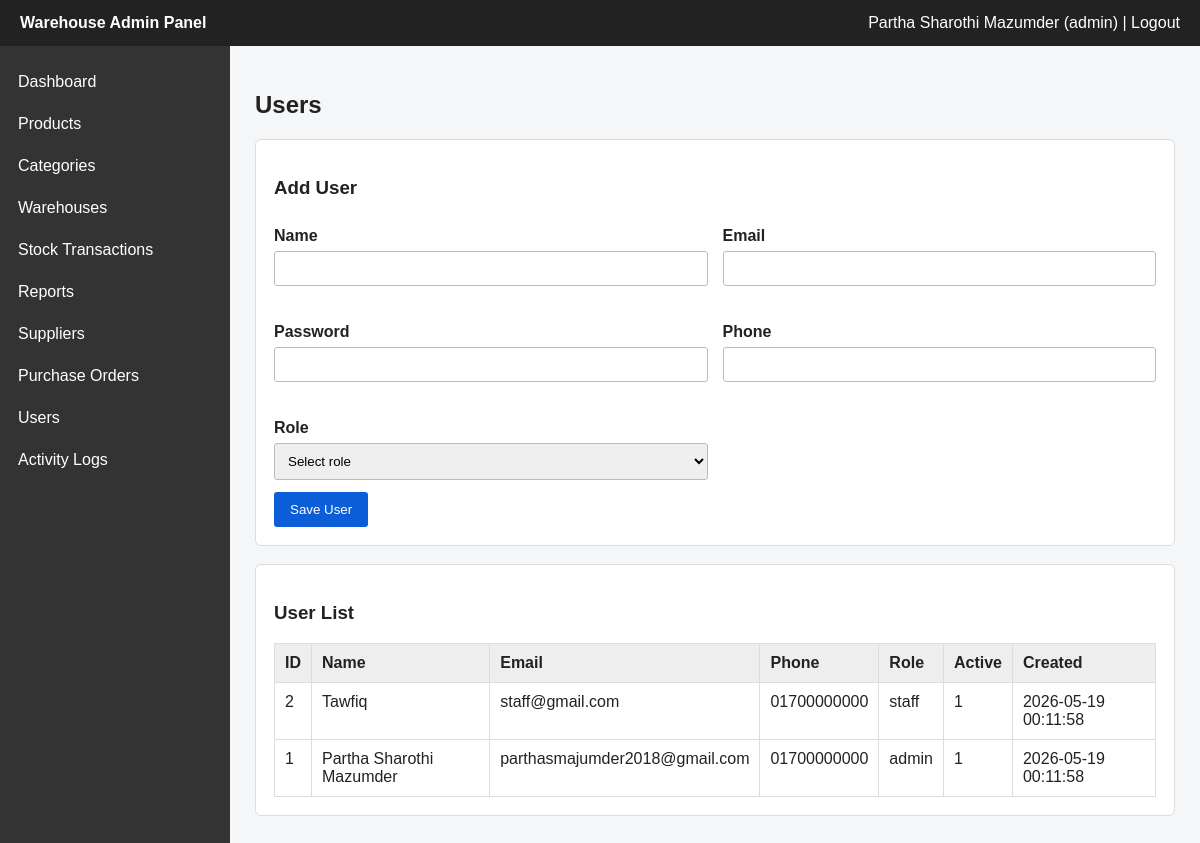
The app's page /index.php?route=users (signed in) with its own data.
### tables this page shows
CREATE TABLE users (
    id INT AUTO_INCREMENT PRIMARY KEY,
    name VARCHAR(100),
    email VARCHAR(100) UNIQUE,
    password_hash VARCHAR(255),
    phone VARCHAR(20),
    role ENUM('staff','purchasing','manager','admin'),
    profile_pic VARCHAR(255),
    is_active TINYINT(1) DEFAULT 1,
    created_at TIMESTAMP DEFAULT CURRENT_TIMESTAMP
);

### app/core/functions.php (called while the page is built, shortened)
<?php
function e($value) {
    return htmlspecialchars((string)$value, ENT_QUOTES, "UTF-8");
}
function current_user() {
    global $pdo;
    $stmt = $pdo->prepare("SELECT * FROM users WHERE id = ? AND is_active = 1");
    $stmt->execute([$_SESSION["user_id"]]);
    $user = $stmt->fetch();
    return $user ?: null;
}
function require_login() {
    if (!current_user()) {
        redirect("index.php?route=login");
    }
}
function has_role($roles) {
    $user = current_user();
    return in_array($user["role"], $roles);
}
function require_role($roles) {
    require_login();
}
function view($view_file, $data = []) {
    extract($data);
    require __DIR__ . "/../views/layouts/header.php";
    require __DIR__ . "/../views/" . $view_file . ".php";
    require __DIR__ . "/../views/layouts/footer.php";
}
?>

### app/controllers/UserController.php (called while the page is built, shortened)
<?php
class UserController {
    public function index() {
        require_role(["admin", "manager"]);
        view("users/index", ["users" => User::all()]);
    }
}
?>

### app/core/Router.php (called while the page is built, shortened)
<?php
class Router {
    public function dispatch() {
        $action = $_GET["action"] ?? "index";
        $controller = new $controllerName();
        $controller->$action();
    }
}
?>

### public/index.php (called while the page is built, shortened)
<?php
$router = new Router();
$router->dispatch();
?>

### app/models/User.php (called while the page is built, shortened)
<?php
class User {
    public static function all() {
        global $pdo;
        $stmt = $pdo->query("SELECT * FROM users ORDER BY id DESC");
        return $stmt->fetchAll();
    }
}
?>

### app/views/users/index.php (the view, shortened to what this page needs)
<h2>Users</h2>
<div class="card">
    <h3>Add User</h3>
    <form method="post" action="index.php?route=users&action=store" class="needs-validation">
        <div class="form-grid">
            <div>
                <label>Name</label>
                <input type="text" name="name" required>
            </div>
            <div>
                <label>Email</label>
                <input type="email" name="email" required>
            </div>
            <div>
                <label>Password</label>
                <input type="password" name="password" required>
            </div>
            <div>
                <label>Phone</label>
                <input type="text" name="phone">
            </div>
            <div>
                <label>Role</label>
                <select name="role" required>
                    <option value="">Select role</option>
                </select>
            </div>
        </div>
        <button type="submit">Save User</button>
    </form>
</div>
<div class="card">
    <h3>User List</h3>
    <table>
        <tr>
            <th>ID</th>
            <th>Name</th>
            <th>Email</th>
            <th>Phone</th>
            <th>Role</th>
            <th>Active</th>
            <th>Created</th>
        </tr>
        <?php foreach ($users as $item): ?>
            <tr>
                <td><?= e($item["id"]) ?></td>
                <td><?= e($item["name"]) ?></td>
                <td><?= e($item["email"]) ?></td>
                <td><?= e($item["phone"]) ?></td>
                <td><?= e($item["role"]) ?></td>
                <td><?= e($item["is_active"]) ?></td>
                <td><?= e($item["created_at"]) ?></td>
            </tr>
        <?php endforeach; ?>
    </table>
</div>

### app/views/layouts/header.php (shortened to what this page needs)
<?php
$user = current_user();
?>
<!DOCTYPE html>
<html>
<head>
    <link rel="stylesheet" href="assets/style.css">
</head>
<body>
<div class="topbar">
    <div><strong>Warehouse Admin Panel</strong></div>
    <div>
        <?= e($user["name"] ?? "Guest") ?>
        <?php if ($user): ?>
            (<?= e($user["role"]) ?>)
            | <a href="index.php?route=logout">Logout</a>
        <?php endif; ?>
    </div>
</div>
<div class="layout">
    <div class="sidebar">
        <a href="index.php?route=dashboard">Dashboard</a>
        <a href="index.php?route=products">Products</a>
        <a href="index.php?route=categories">Categories</a>
        <a href="index.php?route=warehouses">Warehouses</a>
        <a href="index.php?route=stock_transactions">Stock Transactions</a>
        <a href="index.php?route=reports">Reports</a>
        <?php if (has_role(["admin", "manager", "purchasing"])): ?>
            <a href="index.php?route=suppliers">Suppliers</a>
            <a href="index.php?route=purchase_orders">Purchase Orders</a>
        <?php endif; ?>
        <?php if (has_role(["admin", "manager"])): ?>
            <a href="index.php?route=users">Users</a>
            <a href="index.php?route=activity_logs">Activity Logs</a>
        <?php endif; ?>
    </div>
    <main class="content">

### public/assets/style.css (style rules this page uses)
* { box-sizing: border-box; }
body { margin: 0; font-family: Arial, sans-serif; background: #f4f6f8; color: #222; }
a { color: #0b5ed7; text-decoration: none; }
.topbar { background: #222; color: white; padding: 14px 20px; display: flex; justify-content: space-between; }
.topbar a { color: white; }
.layout { display: flex; }
.sidebar { width: 230px; min-height: calc(100vh - 50px); background: #333; padding-top: 15px; }
.sidebar a { display: block; padding: 12px 18px; color: white; }
.content { flex: 1; padding: 25px; }
.card { background: white; border: 1px solid #ddd; padding: 18px; margin-bottom: 18px; border-radius: 6px; }
table { width: 100%; border-collapse: collapse; background: white; }
th, td { padding: 10px; border: 1px solid #ddd; text-align: left; vertical-align: top; }
th { background: #eeeeee; }
label { font-weight: bold; margin-top: 10px; display: block; }
input, select, textarea { width: 100%; padding: 9px; margin: 6px 0 12px; border: 1px solid #bbb; border-radius: 3px; }
button { background: #0b5ed7; color: white; border: 0; padding: 10px 16px; cursor: pointer; border-radius: 3px; }
.form-grid { display: grid; grid-template-columns: repeat(2, 1fr); gap: 15px; }

### records on screen
users: name "Partha Sharothi Mazumder", role "admin", id "1", email "parthasmajumder2018@gmail.com", phone "01700000000", is_active "1", created_at "2026-05-19 00:11:58"
users: id "2", name "Tawfiq", email "staff@gmail.com", phone "01700000000", role "staff", is_active "1", created_at "2026-05-19 00:11:58"
